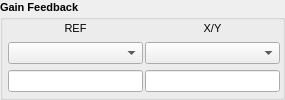
     <widget class="QGroupBox" name="groupBox_3">
      <property name="sizePolicy">
       <sizepolicy hsizetype="Fixed" vsizetype="Fixed">
        <horstretch>0</horstretch>
        <verstretch>0</verstretch>
       </sizepolicy>
      </property>
      <property name="minimumSize">
       <size>
        <width>285</width>
        <height>0</height>
       </size>
      </property>
      <property name="font">
       <font>
        <pointsize>8</pointsize>
        <weight>75</weight>
        <bold>true</bold>
       </font>
      </property>
      <property name="title">
       <string>Gain Feedback</string>
      </property>
      <layout class="QGridLayout" name="gridLayout_2">
       <property name="leftMargin">
        <number>5</number>
       </property>
       <property name="topMargin">
        <number>2</number>
       </property>
       <property name="rightMargin">
        <number>2</number>
       </property>
       <property name="bottomMargin">
        <number>2</number>
       </property>
       <property name="horizontalSpacing">
        <number>2</number>
       </property>
       <item row="1" column="1">
        <widget class="caMenu" name="caMenu_2">
         <property name="sizePolicy">
          <sizepolicy hsizetype="Expanding" vsizetype="Fixed">
           <horstretch>0</horstretch>
           <verstretch>0</verstretch>
          </sizepolicy>
         </property>
         <property name="minimumSize">
          <size>
           <width>0</width>
           <height>0</height>
          </size>
         </property>
         <property name="font">
          <font>
           <weight>50</weight>
           <bold>false</bold>
          </font>
         </property>
         <property name="channel" stdset="0">
          <string notr="true">$(DEV):XY-GAIN-FB-ON</string>
         </property>
         <property name="colorMode">
          <enum>caMenu::Static</enum>
         </property>
         <property name="foreground">
          <color>
           <red>0</red>
           <green>0</green>
           <blue>0</blue>
          </color>
         </property>
         <property name="background">
          <color>
           <red>187</red>
           <green>193</green>
           <blue>135</blue>
          </color>
         </property>
        </widget>
       </item>
       <item row="1" column="0">
        <widget class="caMenu" name="caMenu_1">
         <property name="sizePolicy">
          <sizepolicy hsizetype="Expanding" vsizetype="Fixed">
           <horstretch>0</horstretch>
           <verstretch>0</verstretch>
          </sizepolicy>
         </property>
         <property name="minimumSize">
          <size>
           <width>0</width>
           <height>0</height>
          </size>
         </property>
         <property name="font">
          <font>
           <weight>50</weight>
           <bold>false</bold>
          </font>
         </property>
         <property name="channel" stdset="0">
          <string notr="true">$(DEV):REF-GAIN-FB-ON</string>
         </property>
         <property name="colorMode">
          <enum>caMenu::Static</enum>
         </property>
         <property name="foreground">
          <color>
           <red>0</red>
           <green>0</green>
           <blue>0</blue>
          </color>
         </property>
         <property name="background">
          <color>
           <red>187</red>
           <green>193</green>
           <blue>135</blue>
          </color>
         </property>
        </widget>
       </item>
       <item row="2" column="0">
        <widget class="caLineEdit" name="calineedit">
         <property name="minimumSize">
          <size>
           <width>0</width>
           <height>20</height>
          </size>
         </property>
         <property name="font">
          <font>
           <pointsize>8</pointsize>
          </font>
         </property>
         <property name="alignment">
          <set>Qt::AlignRight|Qt::AlignTrailing|Qt::AlignVCenter</set>
         </property>
         <property name="channel" stdset="0">
          <string notr="true">$(DEV):REF-GAIN-FB-VAL</string>
         </property>
         <property name="background">
          <color>
           <red>187</red>
           <green>187</green>
           <blue>187</blue>
          </color>
         </property>
         <property name="colorMode">
          <enum>caLineEdit::Static</enum>
         </property>
         <property name="fontScaleMode">
          <enum>caLineEdit::None</enum>
         </property>
        </widget>
       </item>
       <item row="2" column="1">
        <widget class="caLineEdit" name="calineedit_2">
         <property name="minimumSize">
          <size>
           <width>0</width>
           <height>20</height>
          </size>
         </property>
         <property name="font">
          <font>
           <pointsize>8</pointsize>
          </font>
         </property>
         <property name="alignment">
          <set>Qt::AlignRight|Qt::AlignTrailing|Qt::AlignVCenter</set>
         </property>
         <property name="channel" stdset="0">
          <string notr="true">$(DEV):XY-GAIN-FB-VAL</string>
         </property>
         <property name="background">
          <color>
           <red>187</red>
           <green>187</green>
           <blue>187</blue>
          </color>
         </property>
         <property name="colorMode">
          <enum>caLineEdit::Static</enum>
         </property>
         <property name="fontScaleMode">
          <enum>caLineEdit::None</enum>
         </property>
        </widget>
       </item>
       <item row="0" column="0">
        <widget class="QLabel" name="label_46">
         <property name="sizePolicy">
          <sizepolicy hsizetype="Preferred" vsizetype="Fixed">
           <horstretch>0</horstretch>
           <verstretch>0</verstretch>
          </sizepolicy>
         </property>
         <property name="minimumSize">
          <size>
           <width>0</width>
           <height>15</height>
          </size>
         </property>
         <property name="font">
          <font>
           <weight>50</weight>
           <bold>false</bold>
          </font>
         </property>
         <property name="text">
          <string>REF</string>
         </property>
         <property name="alignment">
          <set>Qt::AlignCenter</set>
         </property>
        </widget>
       </item>
       <item row="0" column="1">
        <widget class="QLabel" name="label_47">
         <property name="sizePolicy">
          <sizepolicy hsizetype="Preferred" vsizetype="Fixed">
           <horstretch>0</horstretch>
           <verstretch>0</verstretch>
          </sizepolicy>
         </property>
         <property name="minimumSize">
          <size>
           <width>0</width>
           <height>15</height>
          </size>
         </property>
         <property name="font">
          <font>
           <weight>50</weight>
           <bold>false</bold>
          </font>
         </property>
         <property name="text">
          <string>X/Y</string>
         </property>
         <property name="alignment">
          <set>Qt::AlignCenter</set>
         </property>
        </widget>
       </item>
      </layout>
     </widget>
